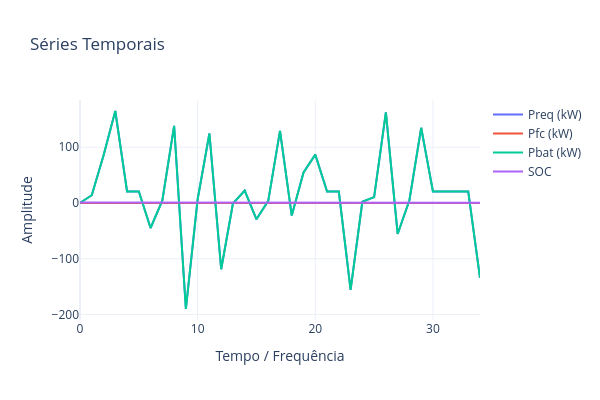

Notebook code cell kept with this figure:
### Code cell
ySeries = [preq_ems, pfc_ems, pbat_ems,soc_ems][:]
xSeries = [t_ems for i in range(len(ySeries))]
names = ['Preq (kW)', 'Pfc (kW)', 'Pbat (kW)','SOC'][:]
PlotSeriesPLY(xSeries,ySeries,names)
